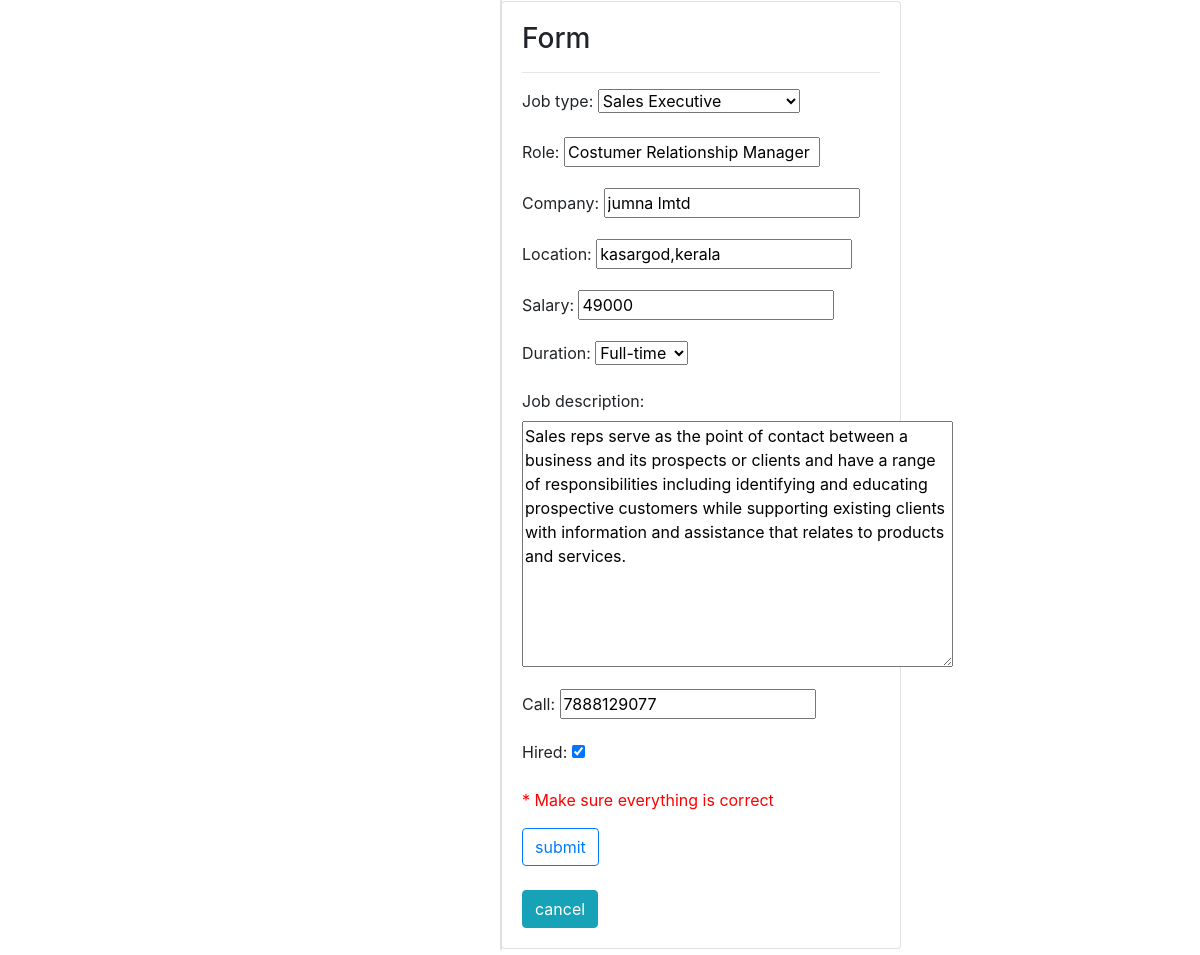
Page /employer-update/12/ (signed in) on the committed database.
### student/models.py (models this page shows, shortened)
class Jobs(models.Model):
    user = models.ForeignKey(User, on_delete=models.CASCADE, blank=True, null=True)
    job_type= models.CharField(max_length=200, choices=Type, default='IT field')
    role = models.CharField(max_length=150)
    company = models.CharField(max_length=150)
    location = models.CharField(max_length=150)
    salary = models.CharField(max_length=150)
    duration = models.CharField(max_length=150,choices=Duration)
    job_description=models.TextField()
    complete=models.BooleanField(default=False)
    call=models.IntegerField()
    Hired=models.BooleanField(default=False)
    created = models.DateTimeField(auto_now_add=True)
    class Meta:
        ordering = ["-created"]

### student/views.py (the view)
# urls.py: path('employer-update/<int:pk>/', updatee.as_view(),name='employer-update'),
class updatee(SuccessMessageMixin,UpdateView):
    model = Jobs
    template_name = 'employer-create.html'
    success_url = reverse_lazy('list')
    fields = ['job_type', 'role', 'company', 'location', 'salary', 'duration', 'job_description', 'call', 'Hired']
    success_message = 'Job form successfully edited and posted'

### templates/employer-create.html (shortened to what this page needs)
{% load static %}
<!DOCTYPE html>
<html lang="en">
<head>
            <link rel="stylesheet" type="text/css" href="{% static 'css/employercreate.css' %}"/>
    <link rel="stylesheet" href="https://cdn.jsdelivr.net/npm/bootstrap-icons@1.5.0/font/bootstrap-icons.css">
        <link rel="stylesheet" href="https://cdn.jsdelivr.net/npm/bootstrap@4.0.0/dist/css/bootstrap.min.css">
    <link rel="stylesheet" href="https://cdn.jsdelivr.net/npm/bootstrap-icons@1.5.0/font/bootstrap-icons.css">
</head>
<body>
{% if request.user.is_authenticated %}
<div class="border">
<div class="row">
    <div class="col">
<div  id="job-margin" class="card" style="width:25rem;">
            <div class="card-body">
                <h3>Form</h3>
                <hr>
<form method="post" action="">
  {{form.as_p}}
    <p style="color:red">* Make sure everything is correct</p>
  <input class="btn btn-outline-primary" type="submit" value="submit">
<br><br>
</form><a href="/list"><button class="btn btn-info" type="submit">cancel</button></a></div></div></div></div>
{% endif %}
</body>
</html>

### student/static/css/employercreate.css (style rules this page uses)
.border { margin-top: 0px; margin-bottom: 100px; margin-right: 800px; margin-left: 500px; background-color: white; padding:0px; border-radius:2%; }

### rows in the picture
Jobs: job_type "Sales Executive", role "Costumer Relationship Manager", company "jumna lmtd", location "kasargod,kerala", salary "49000", duration "Full-time", job_description "Sales reps serve as the point of contact between a business and its prospects or clients and have a range of responsibilities including identifying and educating prospective customers while supporting existing clients with information and assistance that relates to products and services.", call "7888129077", Hired "☑"
